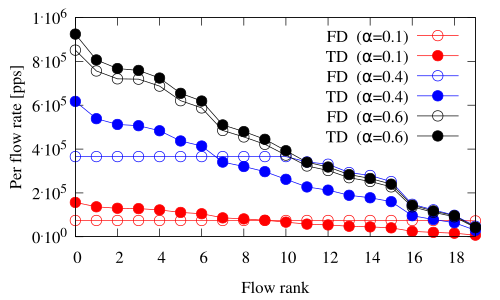

Reproduce this figure in gnuplot.
#! xgp DATA/fair-drop_bell64_turbo_0.1.dat DATA/fair-drop_bell64_turbo_0.2.dat DATA/fair-drop_bell64_turbo_0.3.dat DATA/fair-drop_bell64_turbo_0.4.dat DATA/fair-drop_bell64_turbo_0.5.dat DATA/fair-drop_bell64_turbo_0.6.dat DATA/fair-drop_bell64_turbo_0.7.dat DATA/fair-drop_bell64_turbo_0.8.dat DATA/fair-drop_bell64_turbo_0.9.dat DATA/fair-drop_bell64_turbo_1.0.dat DATA/fair-drop_bell64_turbo_fifo_0.1.dat DATA/fair-drop_bell64_turbo_fifo_0.2.dat DATA/fair-drop_bell64_turbo_fifo_0.3.dat DATA/fair-drop_bell64_turbo_fifo_0.4.dat DATA/fair-drop_bell64_turbo_fifo_0.5.dat DATA/fair-drop_bell64_turbo_fifo_0.6.dat DATA/fair-drop_bell64_turbo_fifo_0.7.dat DATA/fair-drop_bell64_turbo_fifo_0.8.dat DATA/fair-drop_bell64_turbo_fifo_0.9.dat DATA/fair-drop_bell64_turbo_fifo_1.0.dat 2:1
# Created the Tue Jul 11 16:30:25 CEST 2017 with:
#   ____________________________
#  /                            \
# /        xgp        __________/
# \__________________/.:nonsns:.
#
 
#-------------------------------------
# SHAPES:
# (c)ircle  (t)riangle (i)nv.tri.
#           (d)iamond  (s)quare
# FILLING:
# (f)illed  (o)paque  (e)mpty (default)
#-------------------------------------
   s=4  ; es=s  ; fs=s+1 ; os=s+66
   c=6  ; ec=c  ; fc=c+1 ; oc=os+1
   t=8  ; et=t  ; ft=t+1 ; ot=oc+1
   i=10 ; ei=i  ; fi=i+1 ; oi=ot+1
   d=12 ; ed=d  ; fd=d+1 ; od=oi+1
   p=14 ; ep=p  ; fp=p+1 ; op=od+1
#-------------------------------------
#  e.g.:  
#  empty circles vs filled squares
#  plot "file" u 1:3 w p pt ec, 
#           "" u 1:4 w lp pt fs
#-------------------------------------

#Happy gnuplotting

set out "figure4_networking.pdf"
set term pdf font "Times,18"
set pointsize 1.25

set key top righ
set ylabel "Per flow rate [pps]"
set xlabel "Flow rank"
set format y "%.0t^.10^%T"
set ytics 200000
set yran [1e3:]
set xrange [0:19]
min(a,b)=a<b?a:b

plot \
'./../results/FAIRDROP_BW_SINGLECORE_0.1/flow_pps.dat'    	u ($0):1   	t 'FD  ({/Symbol a}=0.1)'  	w  lp pt ec lc rgb "red", \
'./../results/TAILDROP_BW_SINGLECORE_0.1/flow_pps.dat'	u ($0):1   	t 'TD  ({/Symbol a}=0.1)'	w  lp pt fc lc rgb "red", \
'./../results/FAIRDROP_BW_SINGLECORE_0.4/flow_pps.dat'    	u ($0):1   	t 'FD  ({/Symbol a}=0.4)'  	w  lp pt ec lc rgb "blue", \
'./../results/TAILDROP_BW_SINGLECORE_0.4/flow_pps.dat'	u ($0):1   	t 'TD  ({/Symbol a}=0.4)'	w  lp pt fc lc rgb "blue", \
'./../results/FAIRDROP_BW_SINGLECORE_0.6/flow_pps.dat'   		u ($0):1   	t 'FD  ({/Symbol a}=0.6)'  	w  lp pt ec lc rgb "black", \
'./../results/TAILDROP_BW_SINGLECORE_0.6/flow_pps.dat'	u ($0):1   	t 'TD  ({/Symbol a}=0.6)'	w  lp pt fc lc rgb "black"
